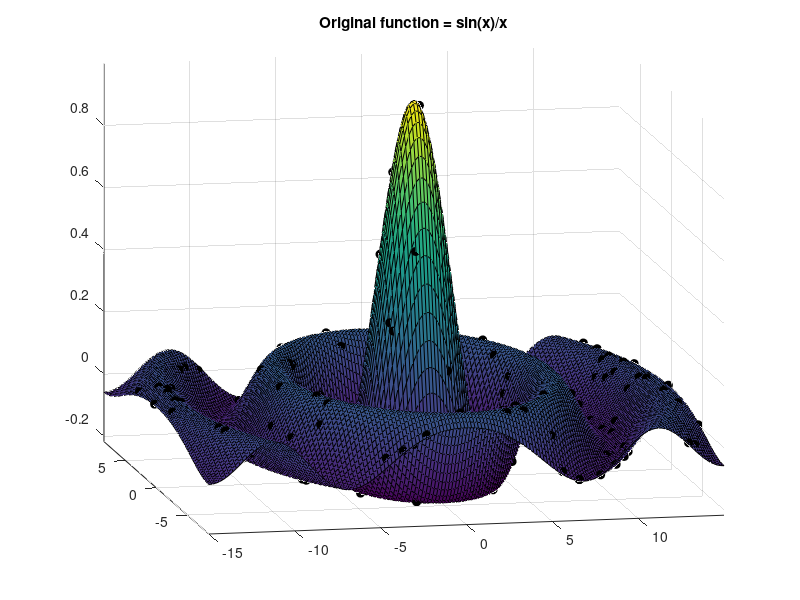

Here is the MATLAB script that generated this plot: (Note: this script raises an error after producing the figure.)
% script <a href="matlab:RC_InvDistanceInterpTest">RC_InvDistanceInterpTest</a>
% Test <a href="matlab:help RC_InvDistanceInterp">RC_InvDistanceInterp</a> on data from a smooth fn.
% Renaissance Codebase, https://github.com/tbewley/RC/NRchap07
% Copyright 2023 by Thomas Bewley, distributed under BSD 3-Clause License. 
 
clear; Lx=17; Ly=30; Nx=85; Ny=150; N=150; k=2;      % Lx*Ly domain, k=order of RBFs
x=[-Lx/2:Lx/(Nx-1):Lx/2]; y=[-Ly/2:Ly/(Ny-1):Ly/2];  % Nx*Ny grid on Lx*Ly domain
c(1,:)=Lx*rand(1,N)-Lx/2; c(2,:)=Ly*rand(1,N)-Ly/2;  % N random points in domain
for i=1:Nx, for j=1:Ny,
  r=sqrt(x(i)^2+y(j)^2)+eps;   F(i,j)=sin(r)/r;      % F = test function on grid
end, end                    
f=sqrt(c(1,:).^2+c(2,:).^2)+eps;   f=sin(f)./f;      % f = test function on random points

close all; figure(1), grid on, hold on, title('Original function = sin(x)/x'), surf(y,x,F)
plot3(c(2,:),c(1,:),f,'ko','markerfacecolor','k'), axis tight, view(-11.5,14)

for k=2:5, if k<5, p=k; else, p=20; end, figure(k)
  for i=1:Nx, for j=1:Ny
    fn(i,j)=RC_InvDistanceInterp([x(i); y(j)],c,f,p,100); % inverse distance interpolant
  end, end
  grid on, hold on, title(sprintf('Inverse distance interpolant, p=%d',p)), surf(y,x,fn)
  plot3(c(2,:),c(1,:),f+.01,'ko','markerfacecolor','k'), axis tight, view(-11.5,14)
end
% end script RC_InvDistanceInterpTest
